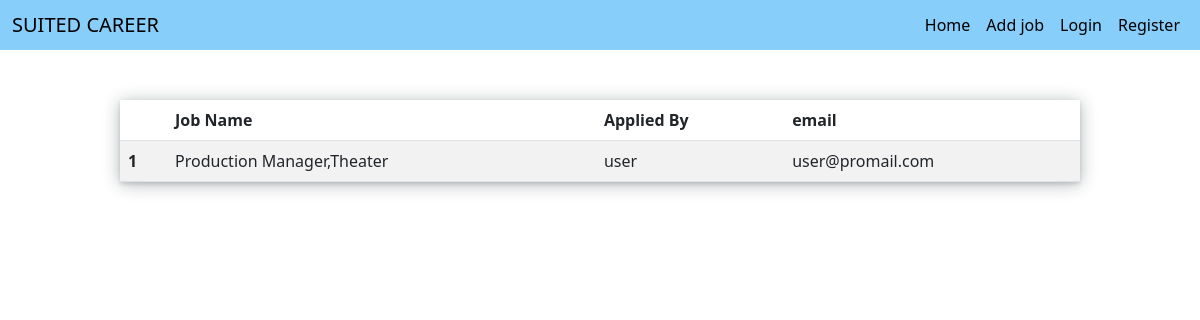
Screenshot of /applied-jobs/15 with the database file from the repository.
### page_app/models.py (models this page shows)
class Application(models.Model):
        applied_by=models.ForeignKey(User,on_delete=models.CASCADE)
        job=models.ForeignKey(Job,on_delete=models.CASCADE)

class Job(models.Model):
    title=models.CharField(max_length=225)
    position=models.CharField(max_length=225)
    category=models.ForeignKey(Category, on_delete=models.CASCADE)
    location=models.TextField()
    description=models.TextField()
    added_by=models.ForeignKey(User,on_delete=models.CASCADE)
    salary=models.CharField(max_length=225)
    created_at=models.DateTimeField(auto_now_add=True)

### page_app/views.py (the view)
# urls.py: path('applied-jobs/<int:id>',views.applied_jobs,name='applied-jobs'),
def applied_jobs(request,id):
    applications=Application.objects.filter(job=id)
    return render(request,'applied_jobs.html',{'applications':applications})

### page_app/templates/applied_jobs.html (shortened to what this page needs)
{% extends 'basejob.html' %}
{% load static %}
{% block style %}
<link rel="stylesheet" href="{% static 'css/adder-home.css' %}"/>
{% endblock style %}
{% block content %}
<div class="table-div">
    <table class="table table-striped">
        <thead>
          <tr>
            <th scope="col"></th>
            <th scope="col">Job Name</th>
            <th scope="col">Applied By</th>
            <th scope="col">email</th>
          </tr>
        </thead>
        <tbody>
            {% for app in applications%}
            <tr>
                <th scope="row">1</th>
                <td>{{app.job.title}}</td>
                <td>{{app.applied_by.username}}</td>
                <td>{{app.applied_by.email}}</td>
              </tr>
            {%endfor%}
        </tbody>
      </table>
</div>
{% endblock content %}

### page_app/static/css/adder-home.css (style rules this page uses)
.table-div { width: 80%; margin: auto; margin-top: 50px; box-shadow: rgba(14, 30, 37, 0.12) 0px 2px 4px 0px, rgba(14, 30, 37, 0.32) 0px 2px 16px 0px; }

### rows the page displays
Application: job "Production Manager,Theater", applied_by.username "user", applied_by.email "user@promail.com"
